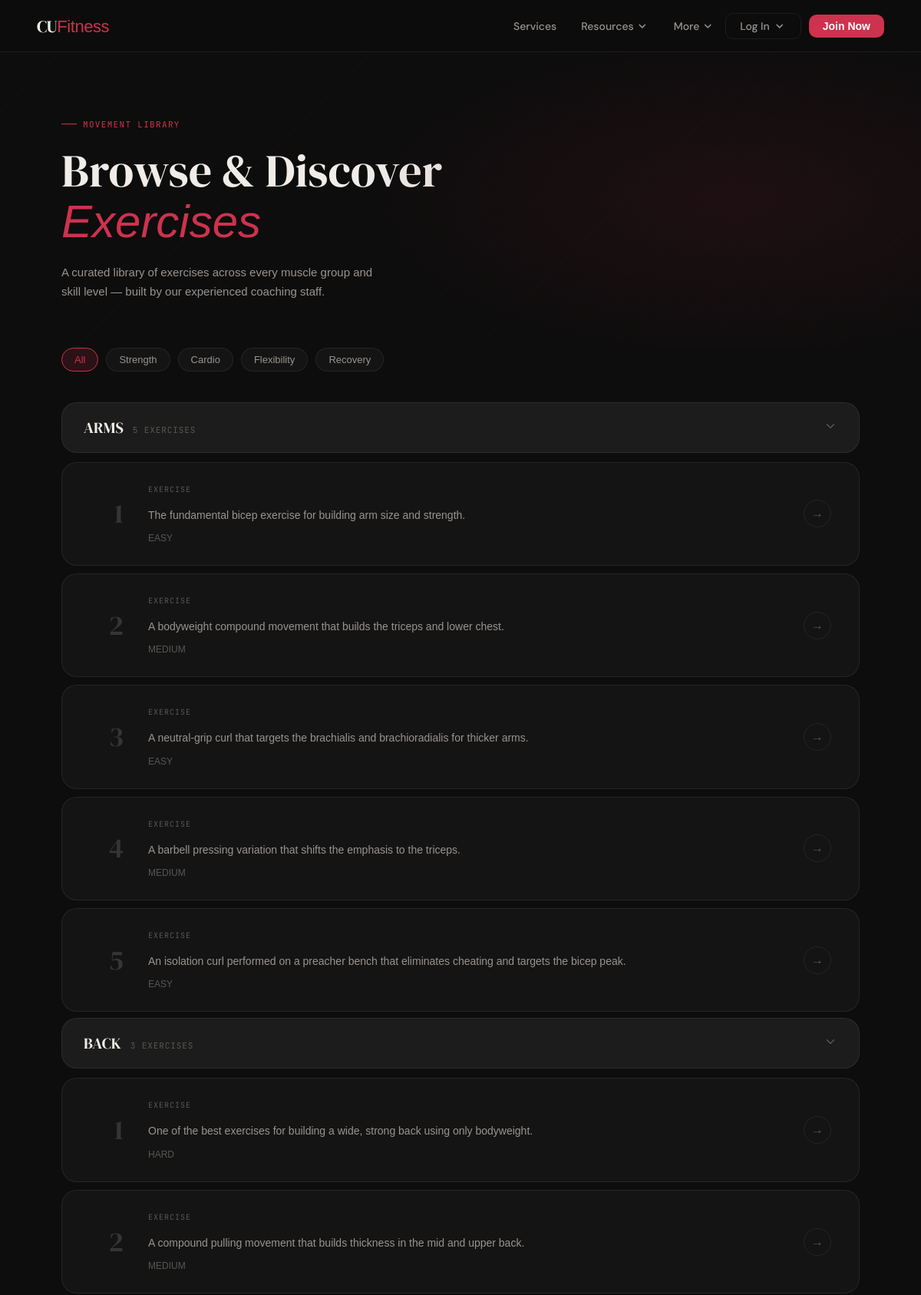
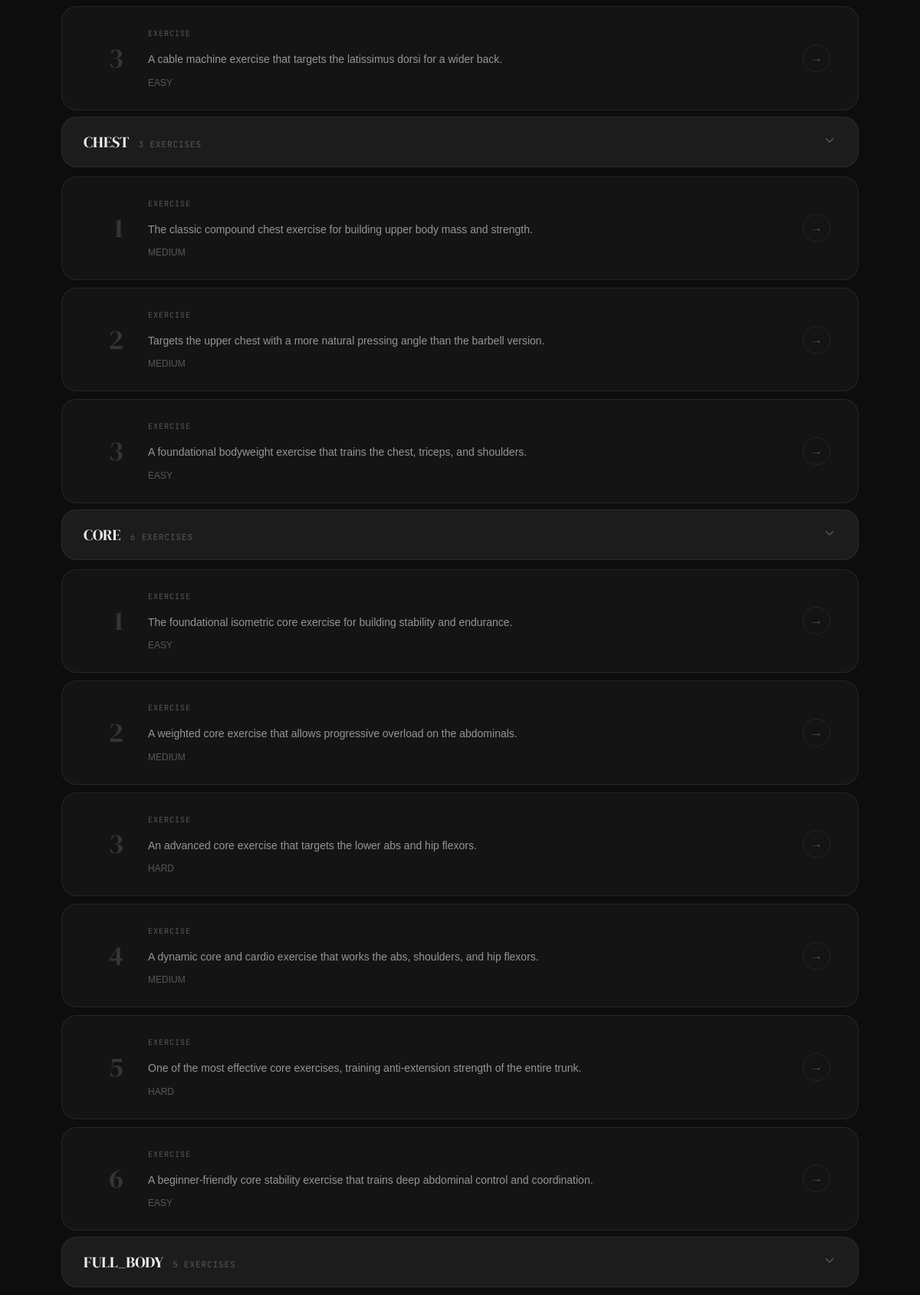
The app's page /user_exercises/ (upper part) with its own data (2 pictures, top to bottom).
### CUFitness/models.py (models this page shows, shortened)
class Exercise(models.Model):
    DIFFICULTY_CHOICES = [
        ('EASY',   'Easy'),
        ('MEDIUM', 'Medium'),
        ('HARD',   'Hard'),
    ]
    MUSCLE_CHOICES = [
        ('CHEST', 'Chest'),
        ('BACK', 'Back'),
        ('LEGS', 'Legs'),
        ('SHOULDERS', 'Shoulders'),
        ('ARMS', 'Arms'),
        ('CORE', 'Core'),
        ('FULL_BODY', 'Full Body'),
    ]
    GOAL_CHOICES = [
        ('', ''),
        ('STRENGTH', 'Strength'),
        ('CARDIO', 'Cardio'),
        ('FLEXIBILITY', 'Flexible'),
        ('WEIGHT_LOSS', 'Weight Loss'),
        ('MUSCLE_GAIN', 'Muscle Gain'),
    ]
    title = models.CharField(max_length=100)
    description = models.CharField(max_length=250, help_text='Brief summary of the exercise')
    instructions = models.TextField(help_text='Step-by-step instructions')
    created_at = models.DateTimeField(auto_now_add=True)
    updated_at = models.DateTimeField(auto_now=True)
    created_by = models.ForeignKey(CustomUser, related_name='exercises', on_delete=models.CASCADE)
    muscle_group = models.CharField(choices=MUSCLE_CHOICES, max_length=30, blank=True, null=True)
    difficulty = models.CharField(choices=DIFFICULTY_CHOICES, max_length=25, blank=True, null=True)
    goal = models.CharField(max_length=15, choices=GOAL_CHOICES, default='')
    equipment = models.ManyToManyField(EquipmentList , related_name='exercises', blank=True)

### CUFitness/views.py (the view)
# urls.py: path("user_exercises/", views.user_exercises, name='user_exercises'),
def user_exercises(request):
    exercises = Exercise.objects.all().order_by('muscle_group')
    return render(request, "CUFitness/general_website/navbar/exercises.html", {"exercises": exercises})

### CUFitness/templates/CUFitness/general_website/navbar/exercises.html (shortened to what this page needs)
{% extends 'CUFitness/general_website/base.html' %}
{% load static %}
{% block extra_styles %}
    <link rel="stylesheet" href="{% static 'general_website/exercises.css' %}"/>
{% endblock %}
{% block content %}
    <div class="ex-hero">
      <div class="ex-hero-label">Movement Library</div>
      <h1>Browse &amp; Discover<br><em>Exercises</em></h1>
      <p class="ex-hero-sub">A curated library of exercises across every muscle group and skill level — built by our experienced coaching staff.</p>
    </div>
    <div class="filter-bar">
      <div class="filter-chip active">All</div>
      <div class="filter-chip">Strength</div>
      <div class="filter-chip">Cardio</div>
      <div class="filter-chip">Flexibility</div>
      <div class="filter-chip">Recovery</div>
    </div>
    {% regroup exercises by muscle_group as muscle_groups %}
    {% for group in muscle_groups %}
    <div class="ex-section">
      <button class="ex-section-header" onclick="toggleSection(this)" aria-expanded="true">
        <div class="ex-section-title">
          <span class="ex-section-name">{{ group.grouper|default:"Uncategorized" }}</span>
          <span class="ex-section-count">{{ group.list|length }} exercise{{ group.list|length|pluralize }}</span>
        </div>
        <div class="ex-section-chevron">
          <svg width="18" height="18" viewBox="0 0 18 18" fill="none" xmlns="http://www.w3.org/2000/svg">
            <path d="M4.5 6.75L9 11.25L13.5 6.75" stroke="currentColor" stroke-width="1.5" stroke-linecap="round" stroke-linejoin="round"/>
          </svg>
        </div>
      </button>
      <div class="ex-grid">
        {% for exercise in group.list %}
        <a href="{% url 'exercise_details' exercise.id %}" class="ex-card">
          <div class="ex-card-index">{{ forloop.counter }}</div>
          <div class="ex-card-body">
            <div class="ex-card-tag">Exercise</div>
            <p>{{ exercise.description }}</p>
            {% if exercise.difficulty %}
            <span class="ex-card-meta">{{ exercise.difficulty }}</span>
            {% endif %}
          </div>
          <div class="ex-card-arrow">→</div>
        </a>
        {% endfor %}
      </div>
    </div>
    {% endfor %}
{% endblock %}

### CUFitness/static/general_website/base.css (style rules this page uses)
* { margin: 0; padding: 0; box-sizing: border-box; font-family: 'Poppins', sans-serif; }
body { background-color: #111; color: #fff; }

### CUFitness/static/general_website/navbar.css (style rules this page uses)
:root { --cu-red: hsl(349, 61%, 50%); --cu-red-glow: hsla(349, 61%, 50%, 0.15); --surface-0: #0d0d0d; --surface-1: #141414; --surface-2: #1c1c1c; --border: rgba(255,255,255,0.07); --border-hover:rgba(255,255,255,0.14); --text-primary: #f0ede8; --text-secondary: #9a9490; --text-muted: #5a5753; --radius-lg: 20px; --nav-height: 68px; }
*, *::before, *::after { box-sizing: border-box; }
body { margin: 0; background: var(--surface-0); color: var(--text-primary); font-family: 'DM Sans', sans-serif; }

### records on screen
Exercise: grouper "ARMS", description "The fundamental bicep exercise for building arm size and strength.", difficulty "EASY"
Exercise: description "A bodyweight compound movement that builds the triceps and lower chest.", difficulty "MEDIUM"
Exercise: description "A neutral-grip curl that targets the brachialis and brachioradialis for thicker arms.", difficulty "EASY"
Exercise: description "A barbell pressing variation that shifts the emphasis to the triceps.", difficulty "MEDIUM"
Exercise: description "An isolation curl performed on a preacher bench that eliminates cheating and targets the bicep peak.", difficulty "EASY"
Exercise: grouper "BACK", description "One of the best exercises for building a wide, strong back using only bodyweight.", difficulty "HARD"
Exercise: description "A compound pulling movement that builds thickness in the mid and upper back.", difficulty "MEDIUM"
Exercise: description "A cable machine exercise that targets the latissimus dorsi for a wider back.", difficulty "EASY"
Exercise: grouper "CHEST", description "The classic compound chest exercise for building upper body mass and strength.", difficulty "MEDIUM"
Exercise: description "Targets the upper chest with a more natural pressing angle than the barbell version.", difficulty "MEDIUM"
Exercise: description "A foundational bodyweight exercise that trains the chest, triceps, and shoulders.", difficulty "EASY"
Exercise: grouper "CORE", description "The foundational isometric core exercise for building stability and endurance.", difficulty "EASY"
Exercise: description "A weighted core exercise that allows progressive overload on the abdominals.", difficulty "MEDIUM"
Exercise: description "An advanced core exercise that targets the lower abs and hip flexors.", difficulty "HARD"
Exercise: description "A dynamic core and cardio exercise that works the abs, shoulders, and hip flexors.", difficulty "MEDIUM"
Exercise: description "One of the most effective core exercises, training anti-extension strength of the entire trunk.", difficulty "HARD"
Exercise: description "A beginner-friendly core stability exercise that trains deep abdominal control and coordination.", difficulty "EASY"
Exercise: grouper "FULL_BODY"

### other values on screen
{{ group.list|length }} "5" "3" "3" "6" "5"
